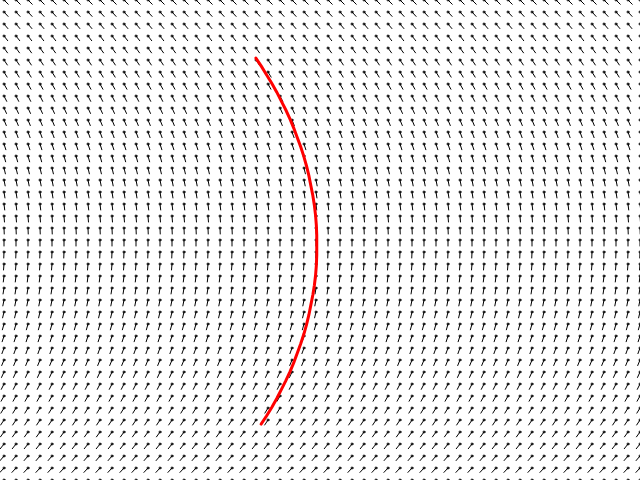
Frame 1 (no input)
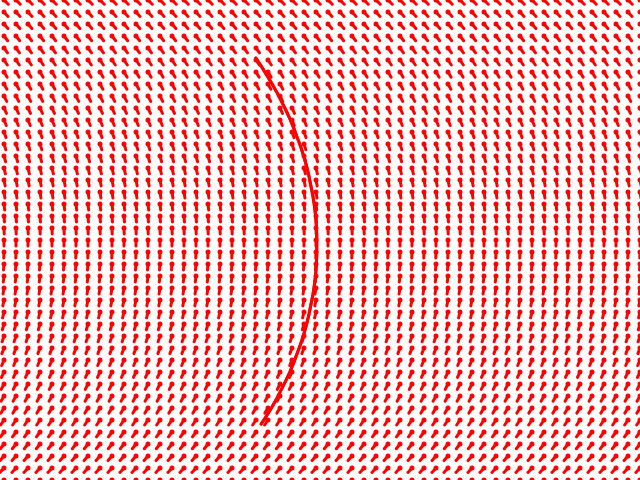
Frame 2 (the mouse pressed at the canvas centre, redrawn once)

The p5.js sketch that drew these frames (run headless with seeded random() and noise() and a simulated clock; the mouse was pressed at the canvas centre and the sketch redrawn once):

// p5.js sketch
// ── sketch.js
// study from: https://tylerxhobbs.com/essays/2020/flow-fields

const W = 640;
const H = 480;

let grid = [[]];
let area = new Rectangle();
let resolution;
let rows, cols;

function setup() {
    createCanvas(W, H);
    noLoop();

    area = new Rectangle(-W*0.5, -H*0.5, W*2, H*2);
    resolution = floor(W * 0.02);
    cols = floor(area.width / resolution);
    rows = floor(area.height / resolution);
    grid = Array.from(Array(rows), ()=> new Array(cols));
}

function draw() {
    let default_angle = PI * 0.25;

    for (let y=0; y<rows; y++) {
        for (let x=0; x<cols; x++) {
            grid[y][x] = y / rows * PI;
        }
    }
    
    let px, py, angle;
    for (let y=0; y<rows; y++) {
        for (let x=0; x<cols; x++) {
            angle = grid[y][x];
            px = area.x + x * resolution;
            py = area.y + y * resolution;
            dx = cos(angle) * 6;
            dy = sin(angle) * 6

            ellipse(px, py, 2, 2)
            line(px, py, px + dx, py + dy);
        }
    }

    noFill();
    stroke(255, 0, 0);
    strokeWeight(3);
    beginShape();
    let steps = 40;
    let step_length = 10;
    let p = new Vector(250, 50);
    for (let i=0; i<steps; i++) {
        let col_i = round((p.x - area.x) / resolution);
        let row_i = round((p.y - area.y) / resolution)
        let angle = grid[row_i][col_i];
        p.x += cos(angle) * step_length;
        p.y += sin(angle) * step_length;
        vertex(p.x, p.y);
    }
    endShape();
}
// ── utils.js
class Vector {
    constructor(x=0, y=0) {
        this.x = x;
        this.y = y;
    }
}

class Rectangle {
    constructor (x=0, y=0, width=0, height=0) {
        this.x = x;
        this.y = y;
        this.width = width;
        this.height = height;
    }

    get left() {
        return this.x;
    }

    get right() {
        return this.x + this.width;
    }

    get top() {
        return this.y;
    }

    get bottom() {
        return this.y + this.height;
    }
}
